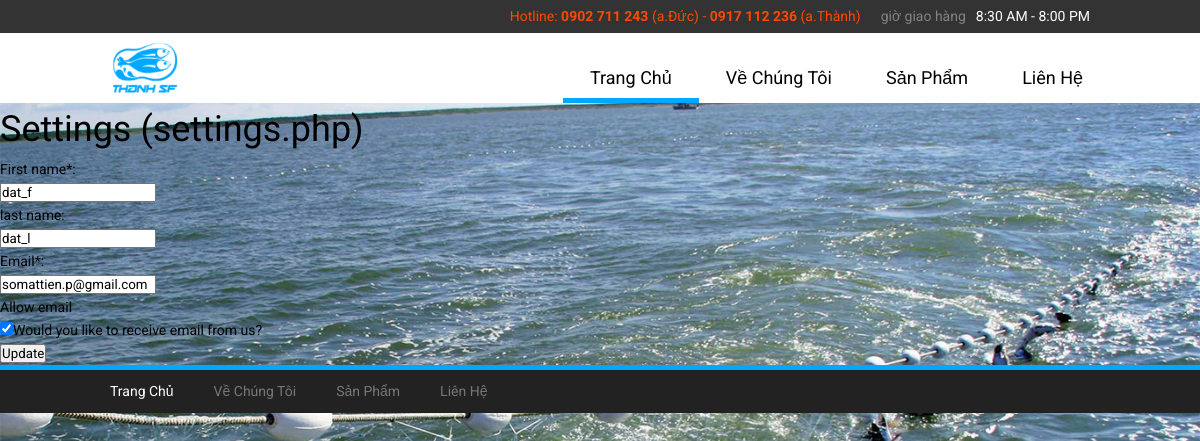
The app's page /settings.php (signed in) with its own data.
### tables this page shows
CREATE TABLE IF NOT EXISTS `users` (
  `user_id` int(32) NOT NULL AUTO_INCREMENT,
  `username` varchar(32) NOT NULL,
  `password` varchar(32) NOT NULL,
  `first_name` varchar(32) NOT NULL,
  `last_name` varchar(32) NOT NULL,
  `email` varchar(1024) NOT NULL,
  `email_code` varchar(32) NOT NULL,
  `active` int(11) NOT NULL DEFAULT '0',
  `password_recover` int(11) NOT NULL DEFAULT '0',
  `type` int(1) NOT NULL DEFAULT '0',
  `allow_email` int(11) NOT NULL DEFAULT '1',
  PRIMARY KEY (`user_id`)
);

### core/init.php (called while the page is built, shortened)
<?php
require 'functions/users.php';
if(logged_in() === true){
	$session_user_id = $_SESSION['user_id'];
	$user_data = user_data($session_user_id, 'user_id', 'username', 'password', 'first_name', 'last_name', 'email', 'password_recover', 'type', 'allow_email');
}
?>

### core/functions/users.php (called while the page is built, shortened)
<?php
		function user_data($user_id){
			$user_id = (int)$user_id;
			$func_num_args = func_num_args();
			$func_get_args = func_get_args();
			if($func_num_args > 1){
				unset($func_get_args[0]);
				$fields ='' .  implode (', ', $func_get_args) . '';
				$data = mysql_fetch_assoc(mysql_query("SELECT $fields FROM users WHERE user_id = $user_id"));
				return $data;
			}
		}
?>

### settings.php (the view, shortened to what this page needs)
<?php
include 'core/init.php';
include 'includes/overall/header.php';
?>
<h1>Settings (settings.php)</h1>
<?php
if(isset($_GET['success']) === true && empty($_GET['success']) === true){
	echo 'Your deatils have been updated';
} else{
?>
<form action="" method="post">
  <ul>
    <li> First name*: <br>
      <input type="text" name="first_name" value="<?php echo $user_data['first_name'] ?>">
    </li>
    <li> last name: <br>
      <input type="text" name="last_name" value="<?php echo $user_data['last_name'] ?>">
    </li>
    <li> Email*: <br>
      <input type="text" name="email" value="<?php echo $user_data['email'] ?>">
    </li>
    <li> Allow email <br>
      <label><input type="checkbox" name="allow_email" <?php if($user_data['allow_email'] == 1){echo'checked';} ?> />Would you like to receive email from us?</label>
    </li>
    <li>
      <input type="submit" value="Update">
    </li>
  </ul>
</form>
<?php
    }
include 'includes/overall/footer.php';
?>
</body>
</html>

### css/admin.css (style rules this page uses)
* { margin:0;padding:0;-webkit-box-sizing:border-box;-moz-box-sizing:border-box;-ms-box-sizing:border-box;-o-box-sizing:border-box;box-sizing:border-box;font-family:Roboto,sans-serif }
body { height:100%;user-select:none }
li,ol,ul { list-style:none }
h1 { font-size:36px;line-height:58px;font-weight:400 }
body { font-size:14px;line-height:23px;font-weight:400;background-color:#fff }
body.home-page { background-image:url(../images/bg-company-info.jpg);background-repeat:no-repeat;background-size:cover;background-position:center;background-attachment:fixed }

### records on screen
users: first_name "dat_f", last_name "dat_l", email "somattien.p@gmail.com", allow_email "☑"
